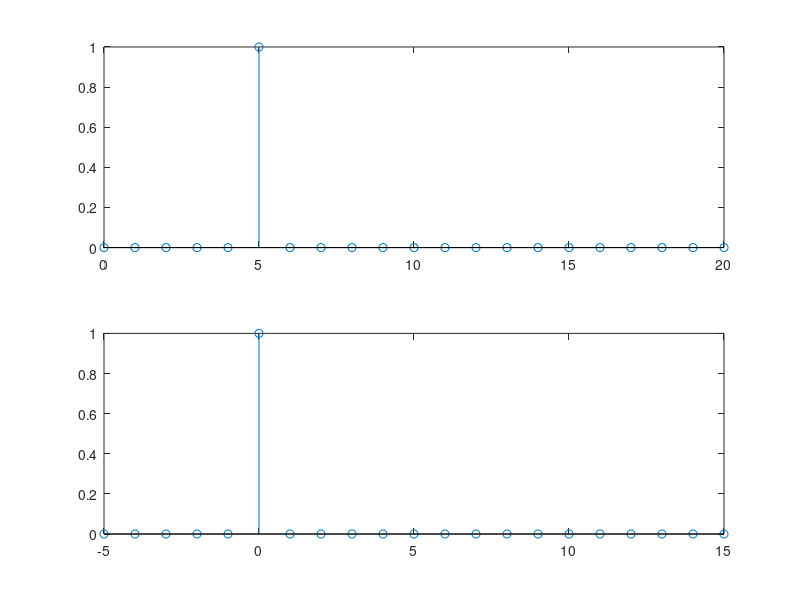
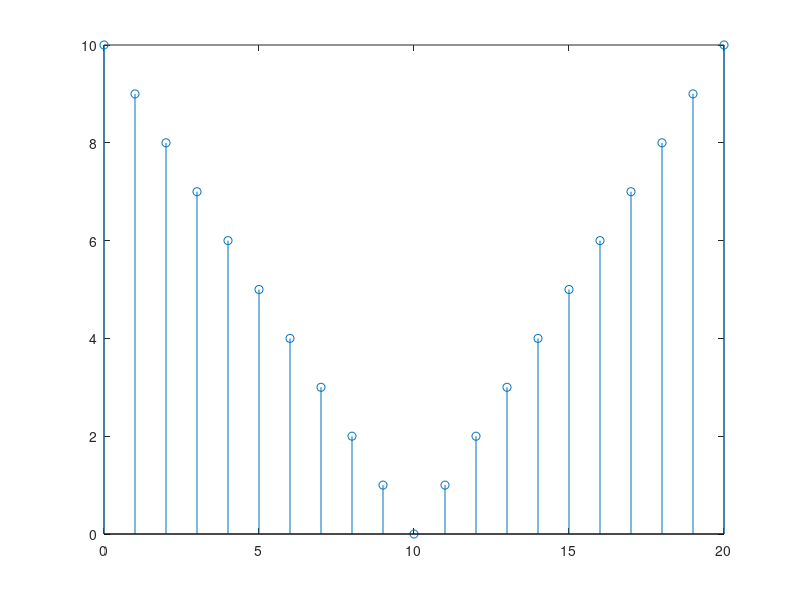
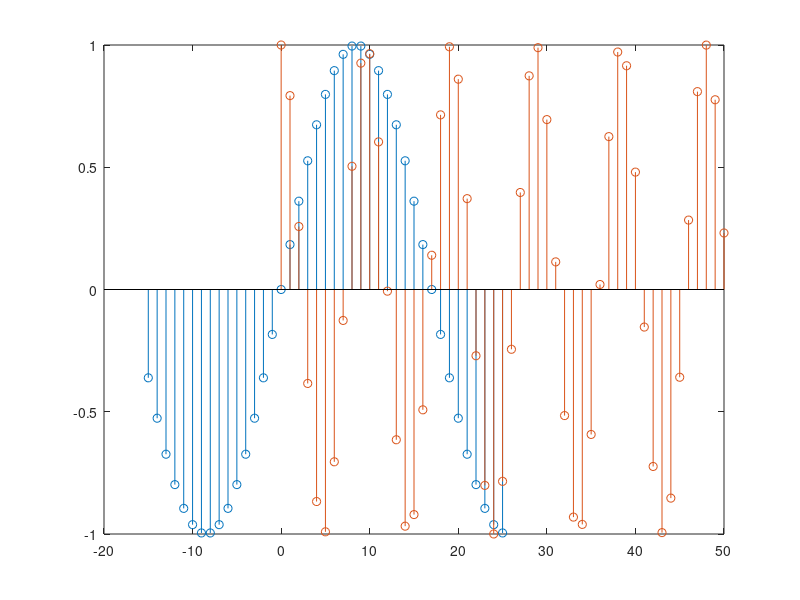
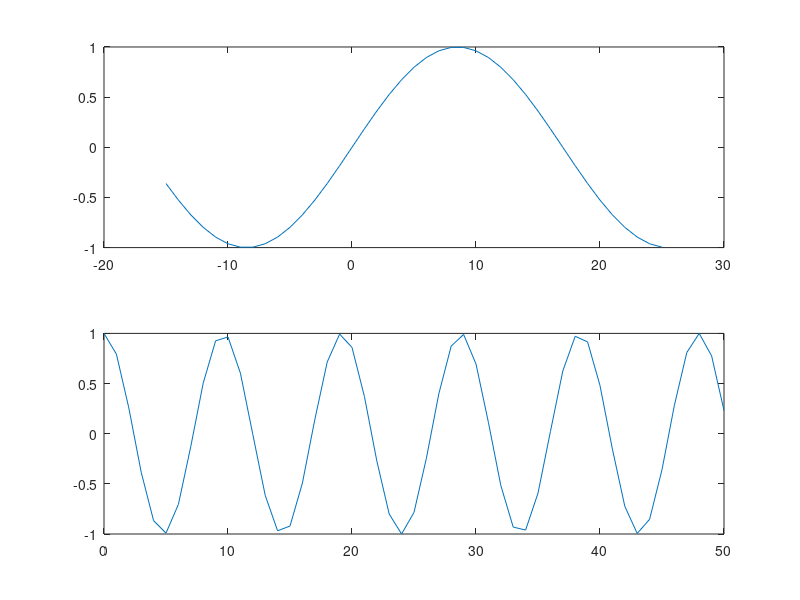

MATLAB code for these plots, in order:
%Subpunctul a)
z=zeros(1,21); %generez vectorul cu 21 de elemente
z(6)=z(6) +1;
n=0:20; 
m=-5:15;
figure(1)
subplot(2,1,1)  %folosesc subplot pt a reprezenta 2 grafice in aceeasi fereastra
stem(n,z)       %reprezint valorile vectorului z in functie de valorile vectorului n
subplot(2,1,2)
stem(m,z)

%Subpunctul b)
t=abs(10-n);   %generez vectorul t
figure(2)     %folosesc figure pt a putea vedea mai multe grafice dupa rulare
stem(n,t)

%Subpunctul c)
n=-15:25;
m=0:50;
x1=sin(pi*n/17);  
figure(3)
stem(n,x1)         %afisez primul semnal si pastrez acelasi grafic 
hold on           %pentru urmatoare afisare
x2=cos(pi*m/sqrt(23));
stem(m,x2)     
figure(4)      %in figura 4 vor aparea reprezentarea lui x1, respectiv x2
subplot(2,1,1)
plot(n,x1)
subplot(2,1,2)
plot(m,x2)



